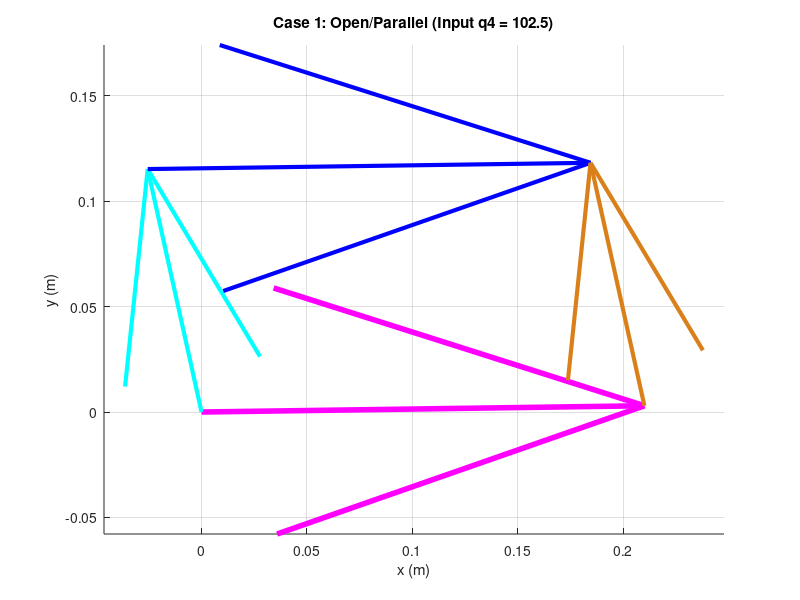
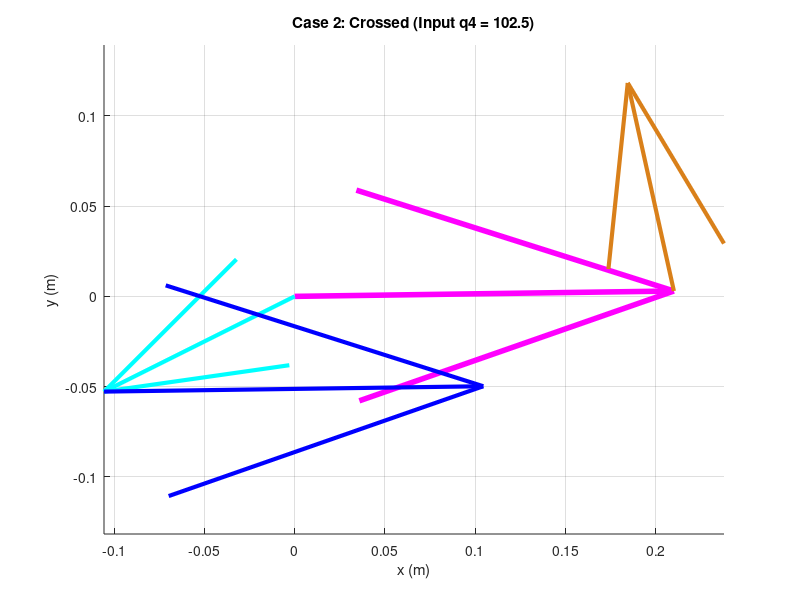

Write the MATLAB code that produced these figures, in order.
clear all
close all
clc

% --- 1. Define Parameters (Unit: meters) ---
L1 = 0.210; % Ground (d) - Pink
L2 = 0.118; % Crank (a) - Cyan (Output we want to find)
L3 = 0.210; % Coupler (b) - Blue
L4 = 0.118; % Rocker (c) - Brown (Input we know)

a = L2;
b = L3;
c = L4;
d = L1;

% Ground Offset
offset_deg = 0.81;
offset = deg2rad(offset_deg);

% --- 2. Define K Constants (Inverse Analysis: Link 4 is Input) ---
% Swapping 'a' and 'c' because we assume Link 4 is the driver
K1_inv = d/c; 
K2_inv = d/a; 
K3_inv = (c^2 - b^2 + a^2 + d^2)/(2*c*a); 

% Forward K Constants (For finding Theta 3 later)
K1_fwd = d/a;
K4_fwd = d/b;
K5_fwd = (c^2 - d^2 - a^2 - b^2)/(2*a*b);

% =========================================================
% CASE 1 & 2 SETUP (Input Theta 4 = 102.5)
% =========================================================
q4d = 102.5; 
q4 = deg2rad(q4d) - offset; % Local Theta 4

% --- Calculate Coefficients for Theta 2 ---
% We use q4 to find q2
A = cos(q4) - K1_inv - K2_inv*cos(q4) + K3_inv;
B = -2*sin(q4);
C = K1_inv - (K2_inv + 1)*cos(q4) + K3_inv;

% --- Solve for Theta 2 (Two Solutions) ---
disc = B^2 - 4*A*C;

% q2 Solution 1 (Parallel/Open - usually matches q4 direction)
q2_sol1 = 2*atan((-B - sqrt(disc))/(2*A));

% q2 Solution 2 (Crossed - usually opposite direction)
q2_sol2 = 2*atan((-B + sqrt(disc))/(2*A));


% =========================================================
% FIND THETA 3 (Using Theta 2)
% =========================================================

% --- For Case 1 (Using q2_sol1) ---
D1 = cos(q2_sol1) - K1_fwd + K4_fwd*cos(q2_sol1) + K5_fwd;
E1 = -2*sin(q2_sol1);
F1 = K1_fwd + (K4_fwd - 1)*cos(q2_sol1) + K5_fwd;
% Check closure: Parallel often uses -sqrt for q3
q3_sol1 = 2*atan((-E1 - sqrt(E1^2 - 4*D1*F1))/(2*D1));

% --- For Case 2 (Using q2_sol2) ---
D2 = cos(q2_sol2) - K1_fwd + K4_fwd*cos(q2_sol2) + K5_fwd;
E2 = -2*sin(q2_sol2);
F2 = K1_fwd + (K4_fwd - 1)*cos(q2_sol2) + K5_fwd;
% Check closure: Crossed often uses +sqrt (or -sqrt depending on geometry)
% For this config, let's calculate the valid q3
q3_sol2 = 2*atan((-E2 + sqrt(E2^2 - 4*D2*F2))/(2*D2));


% Convert to Degrees (Global)
q2_d1 = rad2deg(q2_sol1) + offset_deg;
q3_d1 = rad2deg(q3_sol1) + offset_deg;

q2_d2 = rad2deg(q2_sol2) + offset_deg;
q3_d2 = rad2deg(q3_sol2) + offset_deg;


% =========================================================
% Vector Calculation
% =========================================================
RO4O2 = d*exp(j*offset); 
RO4O2x = real(RO4O2); RO4O2y = imag(RO4O2);

% --- Vector Case 1 (Parallel) ---
RA1 = a*exp(j*(q2_sol1 + offset));        
RBA1 = b*exp(j*(q3_sol1 + offset));        
RBO4_1 = c*exp(j*(q4 + offset));    

RA1x = real(RA1); RA1y = imag(RA1);
RBA1x = real(RBA1); RBA1y = imag(RBA1); 
RBO4_1x = real(RBO4_1); RBO4_1y = imag(RBO4_1);

% --- Vector Case 2 (Crossed) ---
RA2 = a*exp(j*(q2_sol2 + offset));        
RBA2 = b*exp(j*(q3_sol2 + offset));
RBO4_2 = c*exp(j*(q4 + offset));    

RA2x = real(RA2); RA2y = imag(RA2);
RBA2x = real(RBA2); RBA2y = imag(RBA2); 
RBO4_2x = real(RBO4_2); RBO4_2y = imag(RBO4_2);


% =========================================================
% Plotting
% =========================================================

% --- Plotting Case 1 ---
figure(1)
title(['Case 1: Open/Parallel (Input q4 = ' num2str(q4d) ')']);
hold on;
% Ground (Pink)
quiver(0,0, RO4O2x, RO4O2y, 0, 'Color', [1 0 1], 'MaxHeadSize', 0.5, 'LineWidth', 4); 
% Crank (Cyan) - Link 2
quiver(0,0, RA1x, RA1y, 0, 'cyan', 'MaxHeadSize', 0.5, 'LineWidth', 3); 
% Coupler (Blue) - Link 3
quiver(RA1x, RA1y, RBA1x, RBA1y, 0, 'blue', 'MaxHeadSize', 0.5, 'LineWidth', 3); 
% Rocker (Brown) - Link 4 (Input)
quiver(RO4O2x, RO4O2y, RBO4_1x, RBO4_1y, 0, 'Color', [0.85 0.5 0.1], 'MaxHeadSize', 0.5, 'LineWidth', 3); 
axis equal; grid on;
xlabel('x (m)'); ylabel('y (m)');

% --- Plotting Case 2 ---
figure(2)
title(['Case 2: Crossed (Input q4 = ' num2str(q4d) ')']);
hold on;
% Ground (Pink)
quiver(0,0, RO4O2x, RO4O2y, 0, 'Color', [1 0 1], 'MaxHeadSize', 0.5, 'LineWidth', 4); 
% Crank (Cyan) - Link 2
quiver(0,0, RA2x, RA2y, 0, 'cyan', 'MaxHeadSize', 0.5, 'LineWidth', 3); 
% Coupler (Blue) - Link 3
quiver(RA2x, RA2y, RBA2x, RBA2y, 0, 'blue', 'MaxHeadSize', 0.5, 'LineWidth', 3); 
% Rocker (Brown) - Link 4 (Input)
quiver(RO4O2x, RO4O2y, RBO4_2x, RBO4_2y, 0, 'Color', [0.85 0.5 0.1], 'MaxHeadSize', 0.5, 'LineWidth', 3); 
axis equal; grid on;
xlabel('x (m)'); ylabel('y (m)');

% Display Results
disp('--- Results ---');
disp(['Case 1 (Parallel): Theta 2 = ', num2str(q2_d1), ', Theta 3 = ', num2str(q3_d1)]);
disp(['Case 2 (Crossed) : Theta 2 = ', num2str(q2_d2), ', Theta 3 = ', num2str(q3_d2)]);
